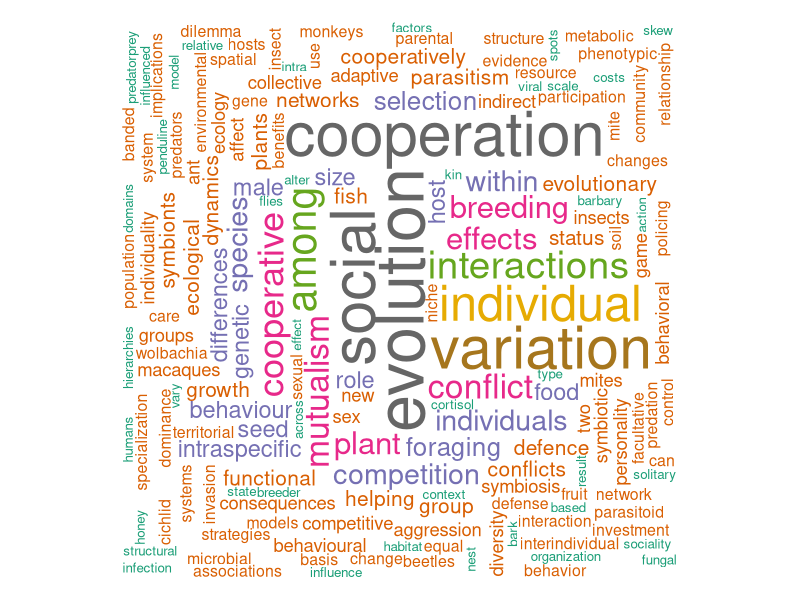
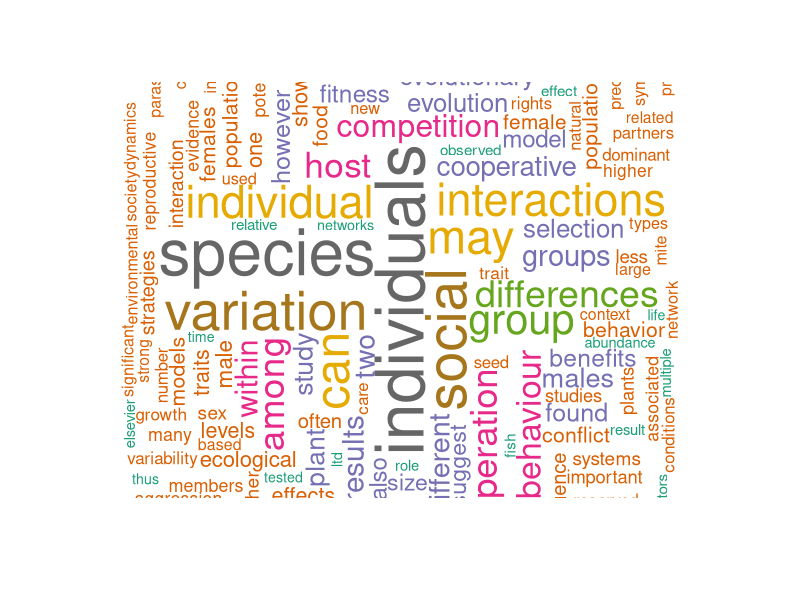
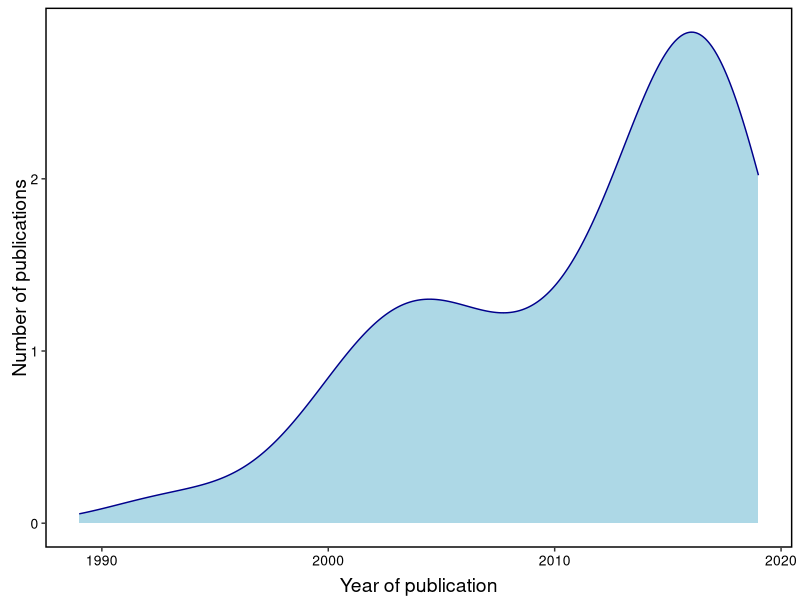
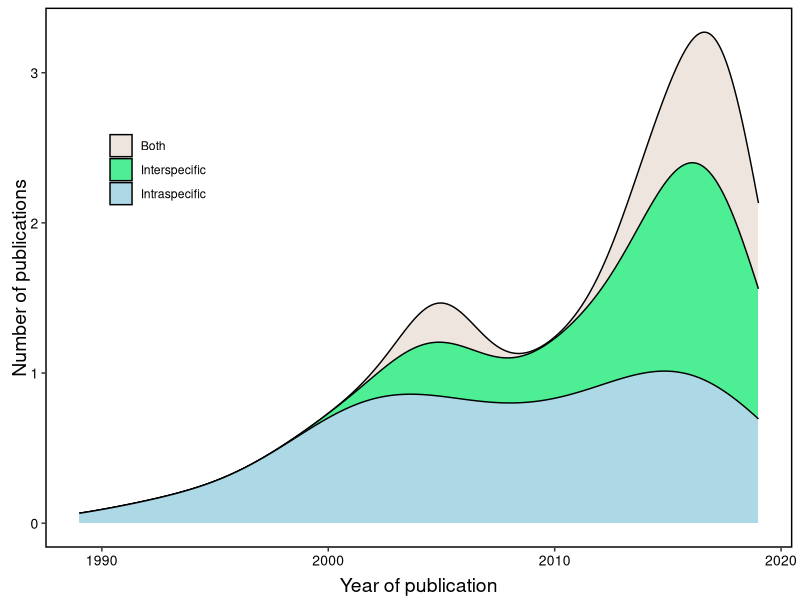

The R source for these figures, in order:
##########_____Mutualism/Antagonism Synthesis Review_____#########
Sys.setenv(LANG = "en")
library(ggplot2); library(tidyverse)

#Word cloud_abstract titles ----
install.packages("tm")  # for text mining
install.packages("SnowballC") # for text stemming
install.packages("wordcloud") # word-cloud generator 
install.packages("RColorBrewer") # color palettes
# Load
library("tm")
library("SnowballC")
library("wordcloud")
library("RColorBrewer")

#Importing and formatting the files
text <- readLines("MA-includedtitles.txt")
docs <- Corpus(VectorSource(text))
inspect(docs)


toSpace <- content_transformer(function (x , pattern ) gsub(pattern, " ", x))
docs <- tm_map(docs, toSpace, "/")
docs <- tm_map(docs, toSpace, "@")
docs <- tm_map(docs, toSpace, "\\|")
# Convert the text to lower case
docs <- tm_map(docs, content_transformer(tolower))
# Remove numbers
docs <- tm_map(docs, removeNumbers)
# Remove english common stopwords
docs <- tm_map(docs, removeWords, stopwords("english"))
# Remove your own stop word
# specify your stopwords as a character vector
docs <- tm_map(docs, removeWords, c("blabla1", "blabla2")) 
# Remove punctuations
docs <- tm_map(docs, removePunctuation)
# Eliminate extra white spaces
docs <- tm_map(docs, stripWhitespace)
# Text stemming #Only use if you want to reduce words to their root
# docs <- tm_map(docs, stemDocument) 

#finding frequency of words (within each title)
dtm <- TermDocumentMatrix(docs)
m <- as.matrix(dtm)
v <- sort(rowSums(m),decreasing=TRUE)
d <- data.frame(word = names(v),freq=v)
head(d, 10)

#Drawing word cloud
set.seed(1234)
wordcloud(words = d$word, freq = d$freq, min.freq = 1,
          max.words=200, random.order=FALSE, rot.per=0.35, 
          colors=brewer.pal(8, "Dark2"))

#Finding the most frequent terms and the association between them
findFreqTerms(dtm, lowfreq = 4)
findAssocs(dtm, terms = "variation", corlimit = 0.3)
findAssocs(dtm, terms = "individual", corlimit = 0.3)


#Word cloud_abstract text ----
#Importing and formatting the files
text <- readLines("MA-includedabstracts.txt")
docs <- Corpus(VectorSource(text))
inspect(docs)


toSpace <- content_transformer(function (x , pattern ) gsub(pattern, " ", x))
docs <- tm_map(docs, toSpace, "/")
docs <- tm_map(docs, toSpace, "@")
docs <- tm_map(docs, toSpace, "\\|")
# Convert the text to lower case
docs <- tm_map(docs, content_transformer(tolower))
# Remove numbers
docs <- tm_map(docs, removeNumbers)
# Remove english common stopwords
docs <- tm_map(docs, removeWords, stopwords("english"))
# Remove your own stop word
# specify your stopwords as a character vector
docs <- tm_map(docs, removeWords, c("blabla1", "blabla2")) 
# Remove punctuations
docs <- tm_map(docs, removePunctuation)
# Eliminate extra white spaces
docs <- tm_map(docs, stripWhitespace)
# Text stemming #Only use if you want to reduce words to their root
# docs <- tm_map(docs, stemDocument) 

#finding frequency of words 
dtm <- TermDocumentMatrix(docs)
m <- as.matrix(dtm)
v <- sort(rowSums(m),decreasing=TRUE)
d <- data.frame(word = names(v),freq=v)
head(d, 10)

#Drawing word cloud
set.seed(1234)
wordcloud(words = d$word, freq = d$freq, scale=c(4,.5), min.freq = 1,
          max.words=200, random.order=FALSE, rot.per=0.35, 
          colors=brewer.pal(8, "Dark2"))

#Finding the most frequent terms and the association between them
findFreqTerms(dtm, lowfreq = 4)
findAssocs(dtm, terms = "variation", corlimit = 0.3)
findAssocs(dtm, terms = "individual", corlimit = 0.3)


#Time x interaction (included) ----
abstractsincluded <- read.csv("MA.abstractdecision_included.csv", strip.white = TRUE)
fulltextincluded <- read.csv("MA.fulltextdecision_included.csv", strip.white = TRUE)
fulltextincluded <- merge(fulltextincluded, abstractsincluded, by = "abstract.id", all.x = FALSE)

labels(fulltextincluded)
summary(fulltextincluded$year)
fulltextincluded <- rename(fulltextincluded, Scale = scale) #renaming scale to avoid confustion with the function

Fig.time <- NULL
Fig.time$Scale <- fulltextincluded$Scale
Fig.time$year <- fulltextincluded$year
Fig.time <- as.data.frame(Fig.time)

Fig.time1 <- ggplot(Fig.time, aes(x=year, stat(count)))+
  geom_density(color="darkblue", fill="lightblue") +
  labs(x = "Year of publication", y ="Number of publications")+
  theme(axis.text.y = element_text(size = 10, colour = "black"),
        axis.text.x = element_text(size = 10, colour = "black"), 
        panel.background = element_rect(fill = "white"),
        axis.title.y  = element_text(size=14, vjust = 0.1),
        axis.title.x  = element_text(size=14, vjust = 0.1),
        panel.border = element_rect(colour = "black", fill=NA, size = 1)) +
  xlim(1989, 2019)

Fig.time2 <- ggplot(Fig.time, aes(x=year, stat(count), fill=Scale)) +
  geom_density(position = "stack") +
  labs(x = "Year of publication", y ="Number of publications") +
  xlim(1989, 2019) +  
  theme(axis.text.y = element_text(size = 10, colour = "black"),
        axis.text.x = element_text(size = 10, colour = "black"), 
        panel.background = element_rect(fill = "white"),
        axis.title.y  = element_text(size=14, vjust = 0.1),
        axis.title.x  = element_text(size=14, vjust = 0.1),
        panel.border = element_rect(colour = "black", fill=NA, size = 1),
        legend.position = c(0.15,0.7),
        legend.title = element_blank()) +
  scale_fill_manual(values=c("seashell2","seagreen2","lightblue"))

ggsave("Visualisations/Fig.time1.jpg", width = 16, height = 8, units = "cm", Fig.time1, dpi = 600)
ggsave("Visualisations/Fig.time2.jpg", width = 16, height = 8, units = "cm", Fig.time2, dpi = 600)


#Same but including maybes
abstractsincluded <- read.csv("MA.abstractdecision_included.csv", strip.white = TRUE)
fulltextincluded <- read.csv("MA.fulltextdecision_maybeincluded.csv", strip.white = TRUE)
fulltextincluded <- merge(fulltextincluded, abstractsincluded, by = "abstract.id", all.x = FALSE)

labels(fulltextincluded)
summary(fulltextincluded$year)
fulltextincluded <- rename(fulltextincluded, Scale = scale) #renaming scale to avoid confustion with the function

Fig.time <- NULL
Fig.time$Scale <- fulltextincluded$Scale
Fig.time$year <- fulltextincluded$year
Fig.time <- as.data.frame(Fig.time)

Fig.time1a <- ggplot(Fig.time, aes(x=year, stat(count)))+
  geom_density(color="darkblue", fill="lightblue") +
  labs(x = "Year of publication", y ="Number of publications")+
  theme(axis.text.y = element_text(size = 10, colour = "black"),
        axis.text.x = element_text(size = 10, colour = "black"), 
        panel.background = element_rect(fill = "white"),
        axis.title.y  = element_text(size=14, vjust = 0.1),
        axis.title.x  = element_text(size=14, vjust = 0.1),
        panel.border = element_rect(colour = "black", fill=NA, size = 1)) +
  xlim(1989, 2019)

Fig.time2a <- ggplot(Fig.time, aes(x=year, stat(count), fill=Scale)) +
  geom_density(position = "stack") +
  labs(x = "Year of publication", y ="Number of publications") +
  xlim(1989, 2019) + 
  theme(axis.text.y = element_text(size = 10, colour = "black"),
        axis.text.x = element_text(size = 10, colour = "black"), 
        panel.background = element_rect(fill = "white"),
        axis.title.y  = element_text(size=14, vjust = 0.1),
        axis.title.x  = element_text(size=14, vjust = 0.1),
        panel.border = element_rect(colour = "black", fill=NA, size = 1),
        legend.position = c(0.15,0.7),
        legend.title = element_blank()) +
  scale_fill_manual(values=c("seashell2","seagreen2","lightblue"))


#Visualising the Scales of interactions ----

#Visualising the Types of interations used ----

#Visualising the relevant traits ----

#Time x scale ----
